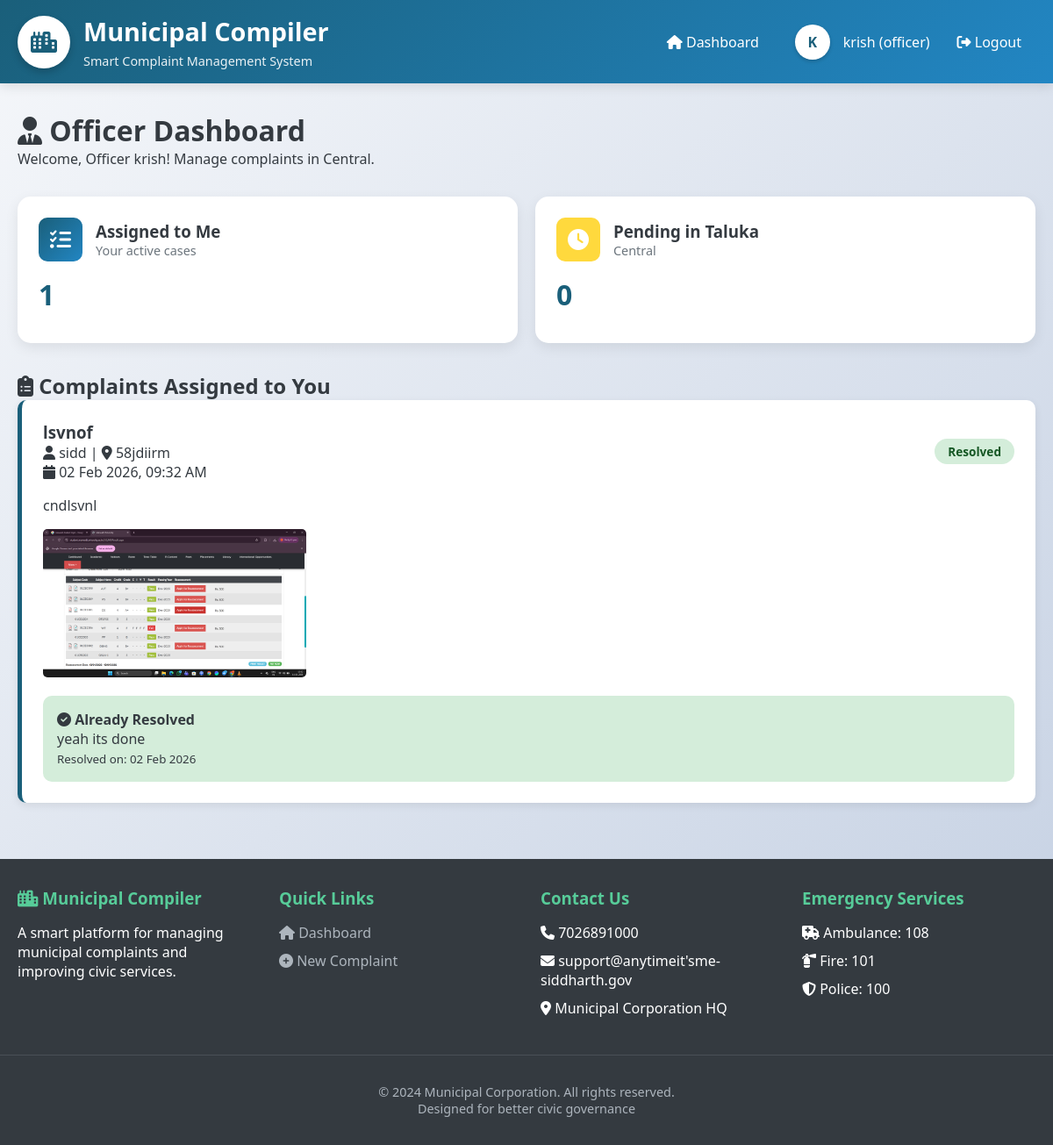
The page /officer/dashboard (signed in) on the database its author committed.
### models.py (models this page shows, shortened)
class User(UserMixin, db.Model):
    __tablename__ = 'users'
    id = db.Column(db.Integer, primary_key=True)
    username = db.Column(db.String(80), unique=True, nullable=False)
    email = db.Column(db.String(120), unique=True, nullable=False)
    password_hash = db.Column(db.String(200), nullable=False)
    role = db.Column(db.String(20), nullable=False)  # 'user', 'officer', 'admin'
    taluka = db.Column(db.String(50), nullable=True)
    department = db.Column(db.String(100), nullable=True)
    phone = db.Column(db.String(15), nullable=True)
    created_at = db.Column(db.DateTime, default=datetime.utcnow)
    complaints = db.relationship('Complaint',
                                 foreign_keys='Complaint.user_id',
                                 backref='author',
                                 lazy=True)
    assigned_complaints = db.relationship('Complaint',
                                          foreign_keys='Complaint.assigned_officer_id',
                                          backref='assigned_officer',
                                          lazy=True)
    resolved_complaints = db.relationship('Complaint',
                                          foreign_keys='Complaint.resolved_by',
                                          backref='resolver',
                                          lazy=True)

class Complaint(db.Model):
    __tablename__ = 'complaints'
    id = db.Column(db.Integer, primary_key=True)
    title = db.Column(db.String(200), nullable=False)
    description = db.Column(db.Text, nullable=False)
    category = db.Column(db.String(50), nullable=False)
    latitude = db.Column(db.Float, nullable=True)
    longitude = db.Column(db.Float, nullable=True)
    address = db.Column(db.String(300), nullable=True)
    image_path = db.Column(db.String(300), nullable=True)
    status = db.Column(db.String(20), default='pending')  # pending, in_progress, resolved, rejected
    priority = db.Column(db.String(20), default='medium')  # low, medium, high, critical
    user_id = db.Column(db.Integer, db.ForeignKey('users.id'), nullable=False)
    assigned_officer_id = db.Column(db.Integer, db.ForeignKey('users.id'), nullable=True)
    taluka = db.Column(db.String(50), nullable=False)
    created_at = db.Column(db.DateTime, default=datetime.utcnow)
    updated_at = db.Column(db.DateTime, onupdate=datetime.utcnow)
    resolved_image_path = db.Column(db.String(300), nullable=True)
    resolution_details = db.Column(db.Text, nullable=True)
    resolved_at = db.Column(db.DateTime, nullable=True)
    resolved_by = db.Column(db.Integer, db.ForeignKey('users.id'), nullable=True)

### app.py (the view)
@app.route('/officer/dashboard')
@login_required
@role_required('officer')
def officer_dashboard():
    assigned_complaints = Complaint.query.filter_by(assigned_officer_id=current_user.id).order_by(Complaint.created_at.desc()).all()
    taluka_complaints = Complaint.query.filter_by(taluka=current_user.taluka, status='pending').all() if current_user.taluka else []
    return render_template('officer_dashboard.html',
                         assigned_complaints=assigned_complaints,
                         taluka_complaints=taluka_complaints)

### app.py (called while the page is built)
@login_manager.user_loader
def load_user(user_id):
    return User.query.get(int(user_id))

def role_required(role):
    def decorator(f):
        @wraps(f)
        @login_required
        def decorated_function(*args, **kwargs):
            if current_user.role != role:
                flash('You do not have permission to access this page.', 'danger')
                return redirect(url_for('dashboard'))
            return f(*args, **kwargs)
        return decorated_function
    return decorator

### templates/officer_dashboard.html (shortened to what this page needs)
{% extends "base.html" %}
{% block content %}
<div class="dashboard-header fade-in">
    <h1><i class="fas fa-user-tie"></i> Officer Dashboard</h1>
    <p>Welcome, Officer {{ current_user.username }}! Manage complaints in {{ current_user.taluka or 'your area' }}.</p>
</div>
<div class="dashboard-grid">
    <div class="dashboard-card">
        <div class="card-header">
            <div class="card-icon">
                <i class="fas fa-tasks"></i>
            </div>
            <div>
                <h3>Assigned to Me</h3>
                <p class="card-label">Your active cases</p>
            </div>
        </div>
        <div class="card-value">{{ assigned_complaints|length }}</div>
    </div>
    <div class="dashboard-card">
        <div class="card-header">
            <div class="card-icon" style="background: var(--warning-color);">
                <i class="fas fa-clock"></i>
            </div>
            <div>
                <h3>Pending in Taluka</h3>
                <p class="card-label">{{ current_user.taluka or 'All areas' }}</p>
            </div>
        </div>
        <div class="card-value">{{ taluka_complaints|length }}</div>
    </div>
</div>
<div class="complaints-list fade-in">
    <h2><i class="fas fa-clipboard-list"></i> Complaints Assigned to You</h2>
    {% if assigned_complaints %}
        {% for complaint in assigned_complaints %}
        <div class="complaint-item">
            <div class="complaint-header">
                <div>
                    <h3>{{ complaint.title }}</h3>
                    <p><i class="fas fa-user"></i> {{ complaint.author.username }} |
                       <i class="fas fa-map-marker-alt"></i> {{ complaint.address or 'Location not specified' }}</p>
                    <p><i class="fas fa-calendar"></i> {{ complaint.created_at.strftime('%d %b %Y, %I:%M %p') }}</p>
                </div>
                <div class="complaint-status status-{{ complaint.status.replace('_', '-') }}">
                    {{ complaint.status|replace('_', ' ')|title }}
                </div>
            </div>
            <p>{{ complaint.description }}</p>
            {% if complaint.image_path %}
            <div style="margin: 1rem 0;">
               {% if complaint.resolved_image_path %}
    {% set resolved_filename = complaint.resolved_image_path.replace('\\', '/').split('/')[-1] %}
    <img src="{{ url_for('uploaded_file', filename=resolved_filename) }}"
         alt="Resolution Image" style="max-width: 300px; border-radius: 5px;">
{% endif %}
            </div>
            {% endif %}
            {% if complaint.status != 'resolved' %}
            <div style="margin-top: 1rem;">
                <form method="POST" action="{{ url_for('resolve_complaint', complaint_id=complaint.id) }}" enctype="multipart/form-data">
                    <div class="form-group">
                        <label for="resolution_details_{{ complaint.id }}"><i class="fas fa-check-circle"></i> Resolution Details</label>
                        <textarea id="resolution_details_{{ complaint.id }}" name="resolution_details"
                                  class="form-control" rows="3" placeholder="Describe how you resolved the issue..." required></textarea>
                    </div>
                    <div class="form-group">
                        <label for="resolved_image_{{ complaint.id }}"><i class="fas fa-camera"></i> Upload Resolution Photo (Optional)</label>
                        <input type="file" id="resolved_image_{{ complaint.id }}" name="resolved_image" accept="image/*" class="form-control">
                    </div>
                    <button type="submit" class="btn btn-success">
                        <i class="fas fa-check"></i> Mark as Resolved
                    </button>
                </form>
            </div>
            {% else %}
            <div style="background: #d4edda; padding: 1rem; border-radius: 10px; margin-top: 1rem;">
                <h4><i class="fas fa-check-circle"></i> Already Resolved</h4>
                <p>{{ complaint.resolution_details }}</p>
                <p><small>Resolved on: {{ complaint.resolved_at.strftime('%d %b %Y') if complaint.resolved_at else 'N/A' }}</small></p>
            </div>
            {% endif %}
        </div>
        {% endfor %}
    {% else %}
        <div class="dashboard-card" style="text-align: center; padding: 3rem;">
            <i class="fas fa-inbox fa-3x" style="color: #6c757d; margin-bottom: 1rem;"></i>
            <h3>No Assigned Complaints</h3>
            <p>You don't have any complaints assigned to you yet.</p>
        </div>
    {% endif %}
</div>
{% endblock %}

### templates/base.html (shortened to what this page needs)
<!DOCTYPE html>
<html lang="en">
<head>
    <link rel="stylesheet" href="{{ url_for('static', filename='css/style.css') }}">
    <link rel="stylesheet" href="https://cdnjs.cloudflare.com/ajax/libs/font-awesome/6.4.0/css/all.min.css">
</head>
<body>
    <header class="municipal-header">
        <div class="header-content">
            <div class="logo-container">
                <div class="logo">
                    <i class="fas fa-city"></i>
                </div>
                <div class="logo-text">
                    <h1>Municipal Compiler</h1>
                    <p>Smart Complaint Management System</p>
                </div>
            </div>
            <nav class="nav-menu">
                {% if current_user.is_authenticated %}
                    <a href="{{ url_for('dashboard') }}" class="nav-link">
                        <i class="fas fa-home"></i> Dashboard
                    </a>
                    <div class="user-info">
                        <div class="user-avatar">
                            {{ current_user.username[0].upper() }}
                        </div>
                        <span>{{ current_user.username }} ({{ current_user.role }})</span>
                        <a href="{{ url_for('logout') }}" class="nav-link">
                            <i class="fas fa-sign-out-alt"></i> Logout
                        </a>
                    </div>
                {% endif %}
            </nav>
        </div>
    </header>
    <main class="main-container">
        {% block content %}{% endblock %}
    </main>
    <footer class="municipal-footer">
        <div class="footer-content">
            <div class="footer-section">
                <h3><i class="fas fa-city"></i> Municipal Compiler</h3>
                <p>A smart platform for managing municipal complaints and improving civic services.</p>
            </div>
            <div class="footer-section">
                <h3>Quick Links</h3>
                <ul class="footer-links">
                    <li><a href="{{ url_for('dashboard') }}"><i class="fas fa-home"></i> Dashboard</a></li>
                    {% if current_user.is_authenticated %}
                        <li><a href="{{ url_for('new_complaint') }}"><i class="fas fa-plus-circle"></i> New Complaint</a></li>
                    {% else %}
                        <li><a href="{{ url_for('login') }}"><i class="fas fa-sign-in-alt"></i> Login</a></li>
                    {% endif %}
                </ul>
            </div>
            <div class="footer-section">
                <h3>Contact Us</h3>
                <ul class="footer-links">
                    <li><i class="fas fa-phone"></i> 7026891000</li>
                    <li><i class="fas fa-envelope"></i> support@anytimeit'sme-siddharth.gov</li>
                    <li><i class="fas fa-map-marker-alt"></i> Municipal Corporation HQ</li>
                </ul>
            </div>
            <div class="footer-section">
                <h3>Emergency Services</h3>
                <ul class="footer-links">
                    <li><i class="fas fa-ambulance"></i> Ambulance: 108</li>
                    <li><i class="fas fa-fire-extinguisher"></i> Fire: 101</li>
                    <li><i class="fas fa-shield-alt"></i> Police: 100</li>
                </ul>
            </div>
        </div>
        <div class="copyright">
            <p>&copy; 2024 Municipal Corporation. All rights reserved.</p>
            <p>Designed for better civic governance</p>
        </div>
    </footer>
</body>
</html>

### static/css/style.css (style rules this page uses)
:root { --primary-color: #1a5f7a; --secondary-color: #57cc99; --accent-color: #ff9a3c; --danger-color: #ff6b6b; --warning-color: #ffd93d; --success-color: #6bcf7f; --light-color: #f8f9fa; --dark-color: #343a40; --gray-color: #6c757d; --blue-gradient: linear-gradient(135deg, #1a5f7a 0%, #2286c3 100%); }
* { margin: 0; padding: 0; box-sizing: border-box; }
body { font-family: 'Segoe UI', Tahoma, Geneva, Verdana, sans-serif; background: linear-gradient(135deg, #f5f7fa 0%, #c3cfe2 100%); min-height: 100vh; color: var(--dark-color); }
.municipal-header { background: var(--blue-gradient); color: white; padding: 1rem 0; box-shadow: 0 4px 12px rgba(0, 0, 0, 0.1); }
.header-content { max-width: 1200px; margin: 0 auto; display: flex; justify-content: space-between; align-items: center; padding: 0 20px; }
.logo-container { display: flex; align-items: center; gap: 15px; }
.logo { width: 60px; height: 60px; background: white; border-radius: 50%; display: flex; align-items: center; justify-content: center; font-size: 24px; font-weight: bold; color: var(--primary-color); box-shadow: 0 4px 8px rgba(0, 0, 0, 0.2); }
.logo-text h1 { font-size: 1.8rem; margin-bottom: 5px; }
.logo-text p { font-size: 0.9rem; opacity: 0.9; }
.nav-menu { display: flex; gap: 25px; align-items: center; }
.nav-link { color: white; text-decoration: none; padding: 8px 16px; border-radius: 20px; transition: all 0.3s ease; font-weight: 500; }
.user-info { display: flex; align-items: center; gap: 15px; }
.user-avatar { width: 40px; height: 40px; background: white; border-radius: 50%; display: flex; align-items: center; justify-content: center; color: var(--primary-color); font-weight: bold; box-shadow: 0 2px 4px rgba(0, 0, 0, 0.2); }
.main-container { max-width: 1200px; margin: 2rem auto; padding: 0 20px; }
.dashboard-grid { display: grid; grid-template-columns: repeat(auto-fit, minmax(250px, 1fr)); gap: 20px; margin-top: 2rem; }
.dashboard-card { background: white; border-radius: 15px; padding: 1.5rem; box-shadow: 0 5px 15px rgba(0, 0, 0, 0.08); transition: transform 0.3s ease; }
.card-header { display: flex; align-items: center; gap: 15px; margin-bottom: 1rem; }
.card-icon { width: 50px; height: 50px; background: var(--blue-gradient); border-radius: 10px; display: flex; align-items: center; justify-content: center; color: white; font-size: 1.5rem; }
.card-value { font-size: 2rem; font-weight: bold; color: var(--primary-color); margin: 10px 0; }
.card-label { color: var(--gray-color); font-size: 0.9rem; }
.complaints-list { margin-top: 2rem; }
.complaint-item { background: white; border-radius: 10px; padding: 1.5rem; margin-bottom: 1rem; box-shadow: 0 3px 10px rgba(0, 0, 0, 0.08); border-left: 5px solid var(--primary-color); }
.complaint-header { display: flex; justify-content: space-between; align-items: center; margin-bottom: 1rem; }
.complaint-status { padding: 5px 15px; border-radius: 20px; font-size: 0.85rem; font-weight: 600; }
.status-resolved { background: #d4edda; color: #155724; }
.municipal-footer { background: var(--dark-color); color: white; padding: 2rem 0; margin-top: 4rem; }
.footer-content { max-width: 1200px; margin: 0 auto; display: grid; grid-template-columns: repeat(auto-fit, minmax(250px, 1fr)); gap: 2rem; padding: 0 20px; }
.footer-section h3 { color: var(--secondary-color); margin-bottom: 1rem; }
.footer-links { list-style: none; }
.footer-links li { margin-bottom: 10px; }
.footer-links a { color: #adb5bd; text-decoration: none; transition: color 0.3s ease; }
.copyright { text-align: center; padding-top: 2rem; margin-top: 2rem; border-top: 1px solid #495057; color: #adb5bd; font-size: 0.9rem; }
.fade-in { animation: fadeIn 0.5s ease forwards; }

### rows shown on the page
User: username "K", username "krish", role "officer", taluka "Central"
Complaint: title "lsvnof", author.username "sidd", address "58jdiirm", created_at "02 Feb 2026, 09:32 AM", status "Resolved", description "cndlsvnl", resolution_details "yeah its done", resolved_at "02 Feb 2026"

### other values the page prints
{{ assigned_complaints|length }} "1"
{{ taluka_complaints|length }} "0"
